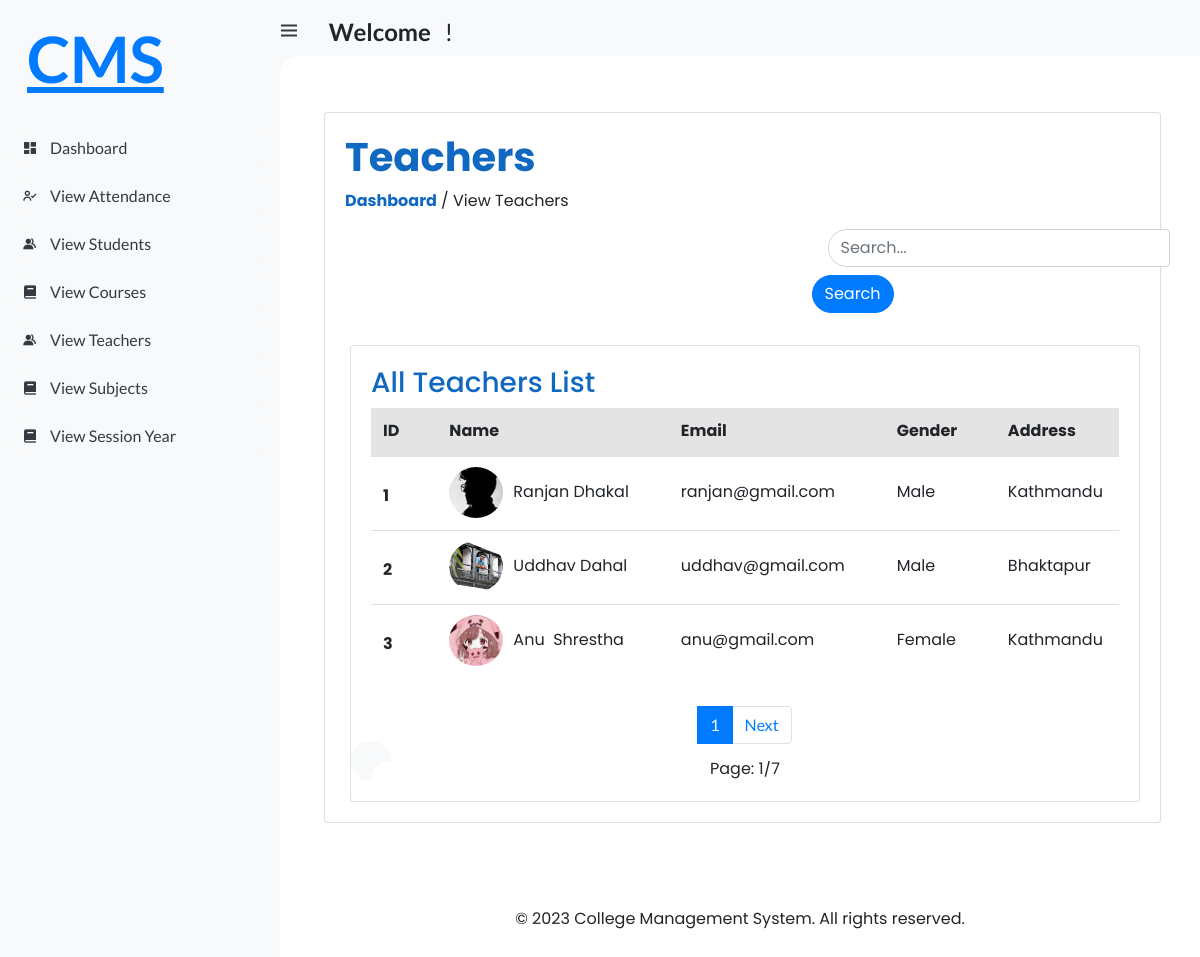
Screenshot of /student/view_staffs with the database file from the repository.
### student_management_app/models.py (models this page shows, shortened)
class Staff(models.Model):
    admin = models.OneToOneField(CustomUser, on_delete=models.CASCADE)
    address = models.TextField()
    gender = models.CharField(max_length=100)
    created_at = models.DateTimeField(auto_now_add=True)
    updated_at = models.DateTimeField(auto_now=True)

class CustomUser(AbstractUser):
    USER = (
        (1, 'HOD'),
        (2, 'STAFF'),
        (3, 'STUDENT'),
    )
    user_type = models.CharField(choices=USER, max_length=50, default=1)
    profile_pic = models.ImageField(upload_to='media/profile_pic/')

### student_management_system/Student_views.py (the view)
# urls.py: path('student/view_staffs', Student_views.View_Staffs, name='student_view_staffs'),
def View_Staffs(request):
    staff = Staff.objects.all()
    if request.method == 'GET':
        st = request.GET.get('search')
        if st != None:
            multiple_st = Q(Q(admin__first_name__icontains=st) | Q(admin__last_name__icontains=st))
            staff = Staff.objects.filter(multiple_st)
    page = Paginator(staff, 3)
    page_list = request.GET.get('page')
    page = page.get_page(page_list)
    context = {
        'page': page,
        'staff': staff,
    }
    return render(request, 'Student/student_view_staff.html', context)

### templates/Student/student_view_staff.html (shortened to what this page needs)
{% extends 'index.html' %}
{% load static %}
{% block content %}
<link rel="stylesheet" href="{% static 'style/student_styles/view_staff.css' %}">
<div class="container">
  <div class="card" >
    <div class="card-body">
        <h1>
            <b style="color: #1068c1;">Teachers</b>
        </h1>
        <p>
            <b style="color: #1068c1;">Dashboard</b>&nbsp;/&nbsp;View Teachers</p>
        <div class="container mt-3">
            <div class="row">
              <div class="col-md-6">
              </div>
              <div class="col-md-6">
                <form class="form-inline" style="margin-left: 54px;">
                  <div class="form-group mx-sm-3 mb-2">
                    <input type="search" class="form-control" placeholder="Search..." name="search" id="search" style="border-top-left-radius: 20px;border-bottom-left-radius: 20px;}">
                  </div>
                  <button type="submit" class="btn btn-primary mb-2" style="border-top-right-radius: 20px;border-bottom-right-radius: 20px;}">Search</button>
                </form>
              </div>
            </div>
        </div>
        <br>
        <div class="card" style="margin-top:0px;">
            <div class="card-body">
                <h3>All Teachers List</h3>
                <div class="table-container">
                    <table class="table">
                      <thead style="background:#80808036;">
                        <tr>
                          <th scope="col">ID</th>
                          <th scope="col">Name</th>
                          <th scope="col">Email</th>
                          <th scope="col">Gender</th>
                          <th scope="col">Address</th>
                        </tr>
                      </thead>
                      <tbody>
                        {% for i in page.object_list %}
                          <tr>
                            <th class="row_id" scope="row">{{i.id}}</th>
                            <td>
                              <div style="display: flex; align-items: center;margin-top:-13px;">
                                        {% if i.admin.profile_pic %}
                                        <img src="{{ i.admin.profile_pic.url }}" alt="Profile Pic" style="width: 54px;
                                                height: 51px;
                                                border-radius: 50%;
                                                object-fit: cover;
                                                margin-right: 10px;">
                                        {% else %}
                                        <img src="/media/profile_pic/profile.png" alt="Default Profile Pic" style="width: 54px;
                                                height: 51px;
                                                border-radius: 50%;
                                                object-fit: cover;
                                                margin-right: 10px;">
                                        {% endif %}
                                        <p style="margin-bottom: 0px;">{{i.admin.first_name}}&nbsp;{{i.admin.last_name}}</p>
                                    </div>
                            </td>
                            <td>{{i.admin.email}}</td>
                            <td>{{i.gender}}</td>
                            <td>{{i.address}}</td>
                          </tr>
                        {% empty %}
                            <td colspan="10" style="text-align:center">
                                <span class="text-danger">
                                    <b>No data found</b>
                                </span>
                            </td>
                        {% endfor %}
                      </tbody>
                    </table>
                </div>
                <nav aria-label="..." style="justify-content: center;margin-top: 11px;background: white;">
                  <ul class="pagination">
                    {% for num_page in page.paginator.page_range %}
                      {% if page.number == num_page %}
                        <li class="page-item active">
                          <a class="page-link" href="#" style="color:white;">{{ num_page }}</a>
                        </li>
                      {% endif %}
                    {% endfor %}
                    {% if page.has_next%}
                        <li class="page-item">
                          <a class="page-link" href="{% url 'student_view_staffs'%}?page={{page.next_page_number}}" style="color:#007bff;">Next</a>
                        </li>
                    {% endif%}
                  </ul>
                </nav>
                <p style="text-align:center;margin-bottom:0px;margin-top:-4px;">Page: {{page.number}}/{{page.paginator.num_pages}}</p>
            </div>
        </div>
    </div>
  </div>
</div>
{% endblock %}

### static/css/base.css (style rules this page uses)
* { margin: 0; padding: 0; box-sizing: border-box; }
a { text-decoration: none; }
li { list-style: none; }
:root { --poppins: 'Poppins', sans-serif; --lato: 'Lato', sans-serif; --light: #F9F9F9; --blue: #3C91E6; --light-blue: #CFE8FF; --grey: #eee; --dark-grey: #AAAAAA; --dark: #342E37; --red: #DB504A; --yellow: #FFCE26; --light-yellow: #FFF2C6; --orange: #FD7238; --light-orange: #FFE0D3; }
html { overflow-x: hidden; }
body { background: var(--grey); overflow-x: hidden; }

### static/style/index.css (style rules this page uses)
* { margin: 0; padding: 0; box-sizing: border-box; }
a { text-decoration: none; }
li { list-style: none; }
:root { --poppins: 'Poppins', sans-serif; --lato: 'Lato', sans-serif; --light: #F9F9F9; --blue: #3C91E6; --light-blue: #CFE8FF; --grey: #eee; --dark-grey: #AAAAAA; --dark: #342E37; --red: #DB504A; --yellow: #FFCE26; --light-yellow: #FFF2C6; --orange: #FD7238; --light-orange: #FFE0D3; }
html { overflow-x: hidden; }
body { background: var(--grey); overflow-x: hidden; }
#content nav { height: 56px; background: var(--light); padding: 0 24px; display: flex; align-items: center; grid-gap: 24px; font-family: var(--lato); position: sticky; top: 0; left: 0; z-index: 1000; }
#content nav::before { content: ''; position: absolute; width: 40px; height: 40px; bottom: -40px; left: 0; border-radius: 50%; box-shadow: -20px -20px 0 var(--light); }
#content nav a { color: var(--dark); }
.container { margin-top: -12px; }

### static/style/student_styles/view_staff.css (style rules this page uses)
.card { margin-left: 5px; margin-top: 2rem; }
.table-container { overflow: auto; max-height: 300px; }
.table { font-size:16px; }
.table th { padding-top:10px; padding-right: 38px; }
.table td { padding-top:23px; padding-right: 40px; padding-button: 45px; }
.table .row_id { padding-top:27px; }
.btn { border-radius: 20px; }
h2, h3, h5 { color: #1068c1; }

### rows the page displays
Staff: id "1", admin.profile_pic (picture), admin.first_name "Ranjan", admin.last_name "Dhakal", admin.email "ranjan@gmail.com", gender "Male", address "Kathmandu"
Staff: id "2", admin.profile_pic (picture), admin.first_name "Uddhav", admin.last_name "Dahal", admin.email "uddhav@gmail.com", gender "Male", address "Bhaktapur"
Staff: id "3", admin.profile_pic (picture), admin.first_name "Anu", admin.last_name "Shrestha", admin.email "anu@gmail.com", gender "Female", address "Kathmandu"

### other values shown
{{ num_page }} "1"
{{ page.number }} "1"
{{ page.paginator.num_pages }} "7"
